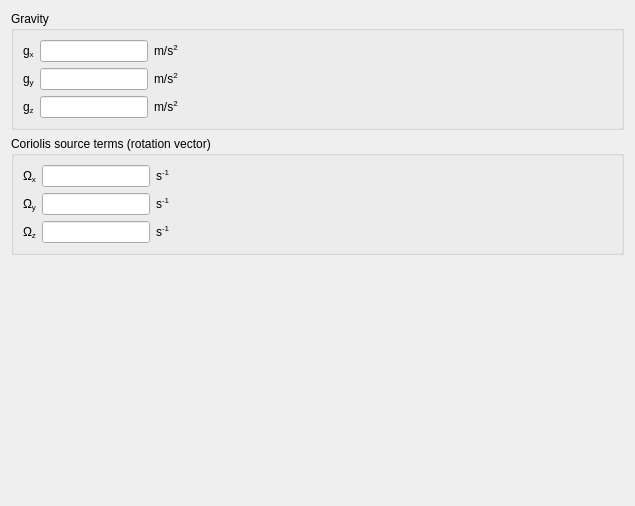
<?xml version="1.0" encoding="UTF-8"?>
<ui version="4.0">
 <class>BodyForcesForm</class>
 <widget class="QWidget" name="BodyForcesForm">
  <property name="geometry">
   <rect>
    <x>0</x>
    <y>0</y>
    <width>635</width>
    <height>506</height>
   </rect>
  </property>
  <property name="minimumSize">
   <size>
    <width>0</width>
    <height>0</height>
   </size>
  </property>
  <property name="windowTitle">
   <string>Form</string>
  </property>
  <property name="layoutDirection">
   <enum>Qt::LeftToRight</enum>
  </property>
  <property name="autoFillBackground">
   <bool>false</bool>
  </property>
  <layout class="QGridLayout">
   <item row="2" column="0">
    <spacer>
     <property name="orientation">
      <enum>Qt::Vertical</enum>
     </property>
     <property name="sizeHint" stdset="0">
      <size>
       <width>21</width>
       <height>16</height>
      </size>
     </property>
    </spacer>
   </item>
   <item row="0" column="0">
    <widget class="QGroupBox" name="groupBox">
     <property name="sizePolicy">
      <sizepolicy hsizetype="Preferred" vsizetype="Preferred">
       <horstretch>0</horstretch>
       <verstretch>0</verstretch>
      </sizepolicy>
     </property>
     <property name="font">
      <font>
       <weight>50</weight>
       <italic>false</italic>
       <bold>false</bold>
      </font>
     </property>
     <property name="toolTip">
      <string>&lt;html&gt;&lt;head/&gt;&lt;body&gt;&lt;p&gt;&lt;span style=&quot; font-size:9pt;&quot;&gt;Define the gravity vector.&lt;/span&gt;&lt;/p&gt;&lt;p&gt;&lt;span style=&quot; font-size:9pt;&quot;&gt;(code_saturne key words: &lt;/span&gt;&lt;span style=&quot; font-size:9pt; font-weight:600;&quot;&gt;GX&lt;/span&gt;&lt;span style=&quot; font-size:9pt;&quot;&gt;, &lt;/span&gt;&lt;span style=&quot; font-size:9pt; font-weight:600;&quot;&gt;GY&lt;/span&gt;&lt;span style=&quot; font-size:9pt;&quot;&gt; and &lt;/span&gt;&lt;span style=&quot; font-size:9pt; font-weight:600;&quot;&gt;GZ&lt;/span&gt;&lt;span style=&quot; font-size:9pt;&quot;&gt;)&lt;/span&gt;&lt;/p&gt;&lt;/body&gt;&lt;/html&gt;</string>
     </property>
     <property name="title">
      <string>Gravity</string>
     </property>
     <layout class="QGridLayout">
      <item row="1" column="1">
       <widget class="QLineEdit" name="lineEditX">
        <property name="sizePolicy">
         <sizepolicy hsizetype="Preferred" vsizetype="Fixed">
          <horstretch>0</horstretch>
          <verstretch>0</verstretch>
         </sizepolicy>
        </property>
        <property name="toolTip">
         <string>&lt;html&gt;&lt;head/&gt;&lt;body&gt;&lt;p&gt;&lt;span style=&quot; font-size:9pt;&quot;&gt;Define the &lt;/span&gt;&lt;span style=&quot; font-size:9pt; font-weight:600;&quot;&gt;X&lt;/span&gt;&lt;span style=&quot; font-size:9pt;&quot;&gt; component of the gravity.&lt;/span&gt;&lt;/p&gt;&lt;/body&gt;&lt;/html&gt;</string>
        </property>
       </widget>
      </item>
      <item row="3" column="0">
       <widget class="QLabel" name="labelZ">
        <property name="font">
         <font>
          <weight>50</weight>
          <italic>false</italic>
          <bold>false</bold>
         </font>
        </property>
        <property name="toolTip">
         <string>&lt;html&gt;&lt;head/&gt;&lt;body&gt;&lt;p&gt;&lt;span style=&quot; font-size:9pt;&quot;&gt;Define the &lt;/span&gt;&lt;span style=&quot; font-size:9pt; font-weight:600;&quot;&gt;Z&lt;/span&gt;&lt;span style=&quot; font-size:9pt;&quot;&gt; component of the gravity.&lt;/span&gt;&lt;/p&gt;&lt;p&gt;&lt;span style=&quot; font-size:9pt;&quot;&gt;(code_saturne key word: &lt;/span&gt;&lt;span style=&quot; font-size:9pt; font-weight:600;&quot;&gt;GZ&lt;/span&gt;&lt;span style=&quot; font-size:9pt;&quot;&gt;)&lt;/span&gt;&lt;/p&gt;&lt;/body&gt;&lt;/html&gt;</string>
        </property>
        <property name="text">
         <string>g&lt;sub&gt;z&lt;/sub</string>
        </property>
       </widget>
      </item>
      <item row="1" column="0">
       <widget class="QLabel" name="labelX">
        <property name="font">
         <font>
          <weight>50</weight>
          <italic>false</italic>
          <bold>false</bold>
         </font>
        </property>
        <property name="toolTip">
         <string>&lt;html&gt;&lt;head/&gt;&lt;body&gt;&lt;p&gt;&lt;span style=&quot; font-size:9pt;&quot;&gt;Define the &lt;/span&gt;&lt;span style=&quot; font-size:9pt; font-weight:600;&quot;&gt;X&lt;/span&gt;&lt;span style=&quot; font-size:9pt;&quot;&gt; component of the gravity.&lt;/span&gt;&lt;/p&gt;&lt;p&gt;&lt;span style=&quot; font-size:9pt;&quot;&gt;(code_saturne key word: &lt;/span&gt;&lt;span style=&quot; font-size:9pt; font-weight:600;&quot;&gt;GX&lt;/span&gt;&lt;span style=&quot; font-size:9pt;&quot;&gt;)&lt;/span&gt;&lt;/p&gt;&lt;/body&gt;&lt;/html&gt;</string>
        </property>
        <property name="text">
         <string>g&lt;sub&gt;x&lt;/sub</string>
        </property>
       </widget>
      </item>
      <item row="2" column="2">
       <widget class="QLabel" name="labelUnitY">
        <property name="font">
         <font>
          <weight>50</weight>
          <italic>false</italic>
          <bold>false</bold>
         </font>
        </property>
        <property name="toolTip">
         <string>&lt;html&gt;&lt;head/&gt;&lt;body&gt;&lt;p&gt;&lt;span style=&quot; font-size:9pt;&quot;&gt;Define the &lt;/span&gt;&lt;span style=&quot; font-size:9pt; font-weight:600;&quot;&gt;Y&lt;/span&gt;&lt;span style=&quot; font-size:9pt;&quot;&gt; component of the gravity.&lt;/span&gt;&lt;/p&gt;&lt;p&gt;&lt;span style=&quot; font-size:9pt;&quot;&gt;(code_saturne key word: &lt;/span&gt;&lt;span style=&quot; font-size:9pt; font-weight:600;&quot;&gt;GY&lt;/span&gt;&lt;span style=&quot; font-size:9pt;&quot;&gt;)&lt;/span&gt;&lt;/p&gt;&lt;/body&gt;&lt;/html&gt;</string>
        </property>
        <property name="text">
         <string>m/s&lt;sup&gt;2&lt;/sup&gt;</string>
        </property>
       </widget>
      </item>
      <item row="3" column="1">
       <widget class="QLineEdit" name="lineEditZ">
        <property name="sizePolicy">
         <sizepolicy hsizetype="Preferred" vsizetype="Fixed">
          <horstretch>0</horstretch>
          <verstretch>0</verstretch>
         </sizepolicy>
        </property>
        <property name="toolTip">
         <string>&lt;html&gt;&lt;head/&gt;&lt;body&gt;&lt;p&gt;&lt;span style=&quot; font-size:9pt;&quot;&gt;Define the &lt;/span&gt;&lt;span style=&quot; font-size:9pt; font-weight:600;&quot;&gt;Z&lt;/span&gt;&lt;span style=&quot; font-size:9pt;&quot;&gt; component of the gravity.&lt;/span&gt;&lt;/p&gt;&lt;/body&gt;&lt;/html&gt;</string>
        </property>
       </widget>
      </item>
      <item row="1" column="3">
       <spacer>
        <property name="orientation">
         <enum>Qt::Horizontal</enum>
        </property>
        <property name="sizeHint" stdset="0">
         <size>
          <width>40</width>
          <height>22</height>
         </size>
        </property>
       </spacer>
      </item>
      <item row="3" column="2">
       <widget class="QLabel" name="labelUnitZ">
        <property name="font">
         <font>
          <weight>50</weight>
          <italic>false</italic>
          <bold>false</bold>
         </font>
        </property>
        <property name="toolTip">
         <string>&lt;html&gt;&lt;head/&gt;&lt;body&gt;&lt;p&gt;&lt;span style=&quot; font-size:9pt;&quot;&gt;Define the &lt;/span&gt;&lt;span style=&quot; font-size:9pt; font-weight:600;&quot;&gt;Z&lt;/span&gt;&lt;span style=&quot; font-size:9pt;&quot;&gt; component of the gravity.&lt;/span&gt;&lt;/p&gt;&lt;p&gt;&lt;span style=&quot; font-size:9pt;&quot;&gt;(code_saturne key word: &lt;/span&gt;&lt;span style=&quot; font-size:9pt; font-weight:600;&quot;&gt;GZ&lt;/span&gt;&lt;span style=&quot; font-size:9pt;&quot;&gt;)&lt;/span&gt;&lt;/p&gt;&lt;/body&gt;&lt;/html&gt;</string>
        </property>
        <property name="text">
         <string>m/s&lt;sup&gt;2&lt;/sup&gt;</string>
        </property>
       </widget>
      </item>
      <item row="2" column="0">
       <widget class="QLabel" name="labelY">
        <property name="font">
         <font>
          <weight>50</weight>
          <italic>false</italic>
          <bold>false</bold>
         </font>
        </property>
        <property name="toolTip">
         <string>&lt;html&gt;&lt;head/&gt;&lt;body&gt;&lt;p&gt;&lt;span style=&quot; font-size:9pt;&quot;&gt;Define the &lt;/span&gt;&lt;span style=&quot; font-size:9pt; font-weight:600;&quot;&gt;Y&lt;/span&gt;&lt;span style=&quot; font-size:9pt;&quot;&gt; component of the gravity.&lt;/span&gt;&lt;/p&gt;&lt;p&gt;&lt;span style=&quot; font-size:9pt;&quot;&gt;(code_saturne key word: &lt;/span&gt;&lt;span style=&quot; font-size:9pt; font-weight:600;&quot;&gt;GY&lt;/span&gt;&lt;span style=&quot; font-size:9pt;&quot;&gt;)&lt;/span&gt;&lt;/p&gt;&lt;/body&gt;&lt;/html&gt;</string>
        </property>
        <property name="text">
         <string>g&lt;sub&gt;y&lt;/sub</string>
        </property>
       </widget>
      </item>
      <item row="2" column="1">
       <widget class="QLineEdit" name="lineEditY">
        <property name="sizePolicy">
         <sizepolicy hsizetype="Preferred" vsizetype="Fixed">
          <horstretch>0</horstretch>
          <verstretch>0</verstretch>
         </sizepolicy>
        </property>
        <property name="toolTip">
         <string>&lt;html&gt;&lt;head/&gt;&lt;body&gt;&lt;p&gt;&lt;span style=&quot; font-size:9pt;&quot;&gt;Define the &lt;/span&gt;&lt;span style=&quot; font-size:9pt; font-weight:600;&quot;&gt;Y&lt;/span&gt;&lt;span style=&quot; font-size:9pt;&quot;&gt; component of the gravity.&lt;/span&gt;&lt;/p&gt;&lt;/body&gt;&lt;/html&gt;</string>
        </property>
       </widget>
      </item>
      <item row="1" column="2">
       <widget class="QLabel" name="labelUnitX">
        <property name="font">
         <font>
          <weight>50</weight>
          <italic>false</italic>
          <bold>false</bold>
         </font>
        </property>
        <property name="toolTip">
         <string>&lt;html&gt;&lt;head/&gt;&lt;body&gt;&lt;p&gt;&lt;span style=&quot; font-size:9pt;&quot;&gt;Define the &lt;/span&gt;&lt;span style=&quot; font-size:9pt; font-weight:600;&quot;&gt;X&lt;/span&gt;&lt;span style=&quot; font-size:9pt;&quot;&gt; component of the gravity.&lt;/span&gt;&lt;/p&gt;&lt;p&gt;&lt;span style=&quot; font-size:9pt;&quot;&gt;(code_saturne key word: &lt;/span&gt;&lt;span style=&quot; font-size:9pt; font-weight:600;&quot;&gt;GX&lt;/span&gt;&lt;span style=&quot; font-size:9pt;&quot;&gt;)&lt;/span&gt;&lt;/p&gt;&lt;/body&gt;&lt;/html&gt;</string>
        </property>
        <property name="text">
         <string>m/s&lt;sup&gt;2&lt;/sup&gt;</string>
        </property>
       </widget>
      </item>
     </layout>
    </widget>
   </item>
   <item row="1" column="0">
    <widget class="QGroupBox" name="groupBoxCoriolis">
     <property name="sizePolicy">
      <sizepolicy hsizetype="Preferred" vsizetype="Preferred">
       <horstretch>0</horstretch>
       <verstretch>0</verstretch>
      </sizepolicy>
     </property>
     <property name="font">
      <font>
       <weight>50</weight>
       <italic>false</italic>
       <bold>false</bold>
      </font>
     </property>
     <property name="toolTip">
      <string>&lt;html&gt;&lt;head/&gt;&lt;body&gt;&lt;p&gt;&lt;span style=&quot; font-size:9pt;&quot;&gt;Define Coriolis source terms.&lt;/span&gt;&lt;/p&gt;&lt;/body&gt;&lt;/html&gt;</string>
     </property>
     <property name="title">
      <string>Coriolis source terms (rotation vector)</string>
     </property>
     <layout class="QGridLayout" name="gridLayout">
      <item row="1" column="3">
       <widget class="QLabel" name="labelUnitY_2">
        <property name="font">
         <font>
          <weight>50</weight>
          <italic>false</italic>
          <bold>false</bold>
         </font>
        </property>
        <property name="toolTip">
         <string>&lt;html&gt;&lt;head/&gt;&lt;body&gt;&lt;p&gt;&lt;span style=&quot; font-size:9pt;&quot;&gt;Define the &lt;/span&gt;&lt;span style=&quot; font-size:9pt; font-weight:600;&quot;&gt;Y&lt;/span&gt;&lt;span style=&quot; font-size:9pt;&quot;&gt; component of the rotation vector Omega.&lt;/span&gt;&lt;/p&gt;&lt;p&gt;&lt;span style=&quot; font-size:9pt;&quot;&gt;(code_saturne key word: &lt;/span&gt;&lt;span style=&quot; font-size:9pt; font-weight:600;&quot;&gt;OMEGAY&lt;/span&gt;&lt;span style=&quot; font-size:9pt;&quot;&gt;)&lt;/span&gt;&lt;/p&gt;&lt;/body&gt;&lt;/html&gt;</string>
        </property>
        <property name="text">
         <string>&lt;!DOCTYPE HTML PUBLIC &quot;-//W3C//DTD HTML 4.0//EN&quot; &quot;http://www.w3.org/TR/REC-html40/strict.dtd&quot;&gt;
&lt;html&gt;&lt;head&gt;&lt;meta name=&quot;qrichtext&quot; content=&quot;1&quot; /&gt;&lt;style type=&quot;text/css&quot;&gt;
p, li { white-space: pre-wrap; }
&lt;/style&gt;&lt;/head&gt;&lt;body style=&quot; font-family:'Sans Serif'; font-size:9pt; font-weight:400; font-style:normal;&quot;&gt;
&lt;p style=&quot; margin-top:0px; margin-bottom:0px; margin-left:0px; margin-right:0px; -qt-block-indent:0; text-indent:0px;&quot;&gt;s&lt;span style=&quot; vertical-align:super;&quot;&gt;-1&lt;/span&gt;&lt;/p&gt;&lt;/body&gt;&lt;/html&gt;</string>
        </property>
       </widget>
      </item>
      <item row="3" column="0">
       <widget class="QLabel" name="labelOMEGAXZ">
        <property name="font">
         <font>
          <weight>50</weight>
          <italic>false</italic>
          <bold>false</bold>
         </font>
        </property>
        <property name="toolTip">
         <string>&lt;html&gt;&lt;head/&gt;&lt;body&gt;&lt;p&gt;&lt;span style=&quot; font-size:9pt;&quot;&gt;Define the &lt;/span&gt;&lt;span style=&quot; font-size:9pt; font-weight:600;&quot;&gt;Z&lt;/span&gt;&lt;span style=&quot; font-size:9pt;&quot;&gt; component of the rotation vector Omega.&lt;/span&gt;&lt;/p&gt;&lt;p&gt;&lt;span style=&quot; font-size:9pt;&quot;&gt;(code_saturne key word: &lt;/span&gt;&lt;span style=&quot; font-size:9pt; font-weight:600;&quot;&gt;OMEGAZ&lt;/span&gt;&lt;span style=&quot; font-size:9pt;&quot;&gt;)&lt;/span&gt;&lt;/p&gt;&lt;/body&gt;&lt;/html&gt;</string>
        </property>
        <property name="text">
         <string>Ω&lt;sub&gt;z&lt;/sub&gt;</string>
        </property>
       </widget>
      </item>
      <item row="2" column="3">
       <widget class="QLabel" name="labelUnitX_2">
        <property name="font">
         <font>
          <weight>50</weight>
          <italic>false</italic>
          <bold>false</bold>
         </font>
        </property>
        <property name="toolTip">
         <string>&lt;html&gt;&lt;head/&gt;&lt;body&gt;&lt;p&gt;&lt;span style=&quot; font-size:9pt;&quot;&gt;Define the &lt;/span&gt;&lt;span style=&quot; font-size:9pt; font-weight:600;&quot;&gt;X&lt;/span&gt;&lt;span style=&quot; font-size:9pt;&quot;&gt; component of the rotation vector Omega.&lt;/span&gt;&lt;/p&gt;&lt;p&gt;&lt;span style=&quot; font-size:9pt;&quot;&gt;(code_saturne key word: &lt;/span&gt;&lt;span style=&quot; font-size:9pt; font-weight:600;&quot;&gt;OMEGAX&lt;/span&gt;&lt;span style=&quot; font-size:9pt;&quot;&gt;)&lt;/span&gt;&lt;/p&gt;&lt;/body&gt;&lt;/html&gt;</string>
        </property>
        <property name="text">
         <string>&lt;!DOCTYPE HTML PUBLIC &quot;-//W3C//DTD HTML 4.0//EN&quot; &quot;http://www.w3.org/TR/REC-html40/strict.dtd&quot;&gt;
&lt;html&gt;&lt;head&gt;&lt;meta name=&quot;qrichtext&quot; content=&quot;1&quot; /&gt;&lt;style type=&quot;text/css&quot;&gt;
p, li { white-space: pre-wrap; }
&lt;/style&gt;&lt;/head&gt;&lt;body style=&quot; font-family:'Sans Serif'; font-size:9pt; font-weight:400; font-style:normal;&quot;&gt;
&lt;p style=&quot; margin-top:0px; margin-bottom:0px; margin-left:0px; margin-right:0px; -qt-block-indent:0; text-indent:0px;&quot;&gt;s&lt;span style=&quot; vertical-align:super;&quot;&gt;-1&lt;/span&gt;&lt;/p&gt;&lt;/body&gt;&lt;/html&gt;</string>
        </property>
       </widget>
      </item>
      <item row="1" column="0">
       <widget class="QLabel" name="labelOMEGAXX">
        <property name="font">
         <font>
          <weight>50</weight>
          <italic>false</italic>
          <bold>false</bold>
         </font>
        </property>
        <property name="toolTip">
         <string>&lt;html&gt;&lt;head/&gt;&lt;body&gt;&lt;p&gt;&lt;span style=&quot; font-size:9pt;&quot;&gt;Define the &lt;/span&gt;&lt;span style=&quot; font-size:9pt; font-weight:600;&quot;&gt;X&lt;/span&gt;&lt;span style=&quot; font-size:9pt;&quot;&gt; component of the rotation vector Omega.&lt;/span&gt;&lt;/p&gt;&lt;p&gt;&lt;span style=&quot; font-size:9pt;&quot;&gt;(code_saturne key word: &lt;/span&gt;&lt;span style=&quot; font-size:9pt; font-weight:600;&quot;&gt;OMEGAX&lt;/span&gt;&lt;span style=&quot; font-size:9pt;&quot;&gt;)&lt;/span&gt;&lt;/p&gt;&lt;/body&gt;&lt;/html&gt;</string>
        </property>
        <property name="text">
         <string>Ω&lt;sub&gt;x&lt;/sub&gt;</string>
        </property>
       </widget>
      </item>
      <item row="2" column="0">
       <widget class="QLabel" name="labelOMEGAXY">
        <property name="font">
         <font>
          <weight>50</weight>
          <italic>false</italic>
          <bold>false</bold>
         </font>
        </property>
        <property name="toolTip">
         <string>&lt;html&gt;&lt;head/&gt;&lt;body&gt;&lt;p&gt;&lt;span style=&quot; font-size:9pt;&quot;&gt;Define the &lt;/span&gt;&lt;span style=&quot; font-size:9pt; font-weight:600;&quot;&gt;Y&lt;/span&gt;&lt;span style=&quot; font-size:9pt;&quot;&gt; component of the rotation vector Omega.&lt;/span&gt;&lt;/p&gt;&lt;p&gt;&lt;span style=&quot; font-size:9pt;&quot;&gt;(code_saturne key word: &lt;/span&gt;&lt;span style=&quot; font-size:9pt; font-weight:600;&quot;&gt;OMEGAY&lt;/span&gt;&lt;span style=&quot; font-size:9pt;&quot;&gt;)&lt;/span&gt;&lt;/p&gt;&lt;/body&gt;&lt;/html&gt;</string>
        </property>
        <property name="text">
         <string>Ω&lt;sub&gt;y&lt;/sub&gt;</string>
        </property>
       </widget>
      </item>
      <item row="1" column="1">
       <widget class="QLineEdit" name="lineEditOMEGAX">
        <property name="sizePolicy">
         <sizepolicy hsizetype="Preferred" vsizetype="Fixed">
          <horstretch>0</horstretch>
          <verstretch>0</verstretch>
         </sizepolicy>
        </property>
        <property name="toolTip">
         <string>&lt;html&gt;&lt;head/&gt;&lt;body&gt;&lt;p&gt;&lt;span style=&quot; font-size:9pt;&quot;&gt;Define the &lt;/span&gt;&lt;span style=&quot; font-size:9pt; font-weight:600;&quot;&gt;X&lt;/span&gt;&lt;span style=&quot; font-size:9pt;&quot;&gt; component of the rotation vector Omega.&lt;/span&gt;&lt;/p&gt;&lt;/body&gt;&lt;/html&gt;</string>
        </property>
       </widget>
      </item>
      <item row="3" column="1">
       <widget class="QLineEdit" name="lineEditOMEGAZ">
        <property name="sizePolicy">
         <sizepolicy hsizetype="Preferred" vsizetype="Fixed">
          <horstretch>0</horstretch>
          <verstretch>0</verstretch>
         </sizepolicy>
        </property>
        <property name="toolTip">
         <string>&lt;html&gt;&lt;head/&gt;&lt;body&gt;&lt;p&gt;&lt;span style=&quot; font-size:9pt;&quot;&gt;Define the &lt;/span&gt;&lt;span style=&quot; font-size:9pt; font-weight:600;&quot;&gt;Z&lt;/span&gt;&lt;span style=&quot; font-size:9pt;&quot;&gt; component of the rotation vector Omega.&lt;/span&gt;&lt;/p&gt;&lt;/body&gt;&lt;/html&gt;</string>
        </property>
       </widget>
      </item>
      <item row="2" column="1">
       <widget class="QLineEdit" name="lineEditOMEGAY">
        <property name="sizePolicy">
         <sizepolicy hsizetype="Preferred" vsizetype="Fixed">
          <horstretch>0</horstretch>
          <verstretch>0</verstretch>
         </sizepolicy>
        </property>
        <property name="toolTip">
         <string>&lt;html&gt;&lt;head/&gt;&lt;body&gt;&lt;p&gt;&lt;span style=&quot; font-size:9pt;&quot;&gt;Define the &lt;/span&gt;&lt;span style=&quot; font-size:9pt; font-weight:600;&quot;&gt;Y&lt;/span&gt;&lt;span style=&quot; font-size:9pt;&quot;&gt; component of the rotation vector Omega.&lt;/span&gt;&lt;/p&gt;&lt;/body&gt;&lt;/html&gt;</string>
        </property>
       </widget>
      </item>
      <item row="3" column="3">
       <widget class="QLabel" name="labelUnitZ_2">
        <property name="font">
         <font>
          <weight>50</weight>
          <italic>false</italic>
          <bold>false</bold>
         </font>
        </property>
        <property name="toolTip">
         <string>&lt;html&gt;&lt;head/&gt;&lt;body&gt;&lt;p&gt;&lt;span style=&quot; font-size:9pt;&quot;&gt;Define the &lt;/span&gt;&lt;span style=&quot; font-size:9pt; font-weight:600;&quot;&gt;Z&lt;/span&gt;&lt;span style=&quot; font-size:9pt;&quot;&gt; component of the rotation vector Omega.&lt;/span&gt;&lt;/p&gt;&lt;p&gt;&lt;span style=&quot; font-size:9pt;&quot;&gt;(code_saturne key word: &lt;/span&gt;&lt;span style=&quot; font-size:9pt; font-weight:600;&quot;&gt;OMEGAZ&lt;/span&gt;&lt;span style=&quot; font-size:9pt;&quot;&gt;)&lt;/span&gt;&lt;/p&gt;&lt;/body&gt;&lt;/html&gt;</string>
        </property>
        <property name="text">
         <string>&lt;!DOCTYPE HTML PUBLIC &quot;-//W3C//DTD HTML 4.0//EN&quot; &quot;http://www.w3.org/TR/REC-html40/strict.dtd&quot;&gt;
&lt;html&gt;&lt;head&gt;&lt;meta name=&quot;qrichtext&quot; content=&quot;1&quot; /&gt;&lt;style type=&quot;text/css&quot;&gt;
p, li { white-space: pre-wrap; }
&lt;/style&gt;&lt;/head&gt;&lt;body style=&quot; font-family:'Sans Serif'; font-size:9pt; font-weight:400; font-style:normal;&quot;&gt;
&lt;p style=&quot; margin-top:0px; margin-bottom:0px; margin-left:0px; margin-right:0px; -qt-block-indent:0; text-indent:0px;&quot;&gt;s&lt;span style=&quot; vertical-align:super;&quot;&gt;-1&lt;/span&gt;&lt;/p&gt;&lt;/body&gt;&lt;/html&gt;</string>
        </property>
       </widget>
      </item>
      <item row="1" column="4">
       <spacer>
        <property name="orientation">
         <enum>Qt::Horizontal</enum>
        </property>
        <property name="sizeHint" stdset="0">
         <size>
          <width>13</width>
          <height>5</height>
         </size>
        </property>
       </spacer>
      </item>
     </layout>
    </widget>
   </item>
  </layout>
 </widget>
 <resources/>
 <connections/>
</ui>
